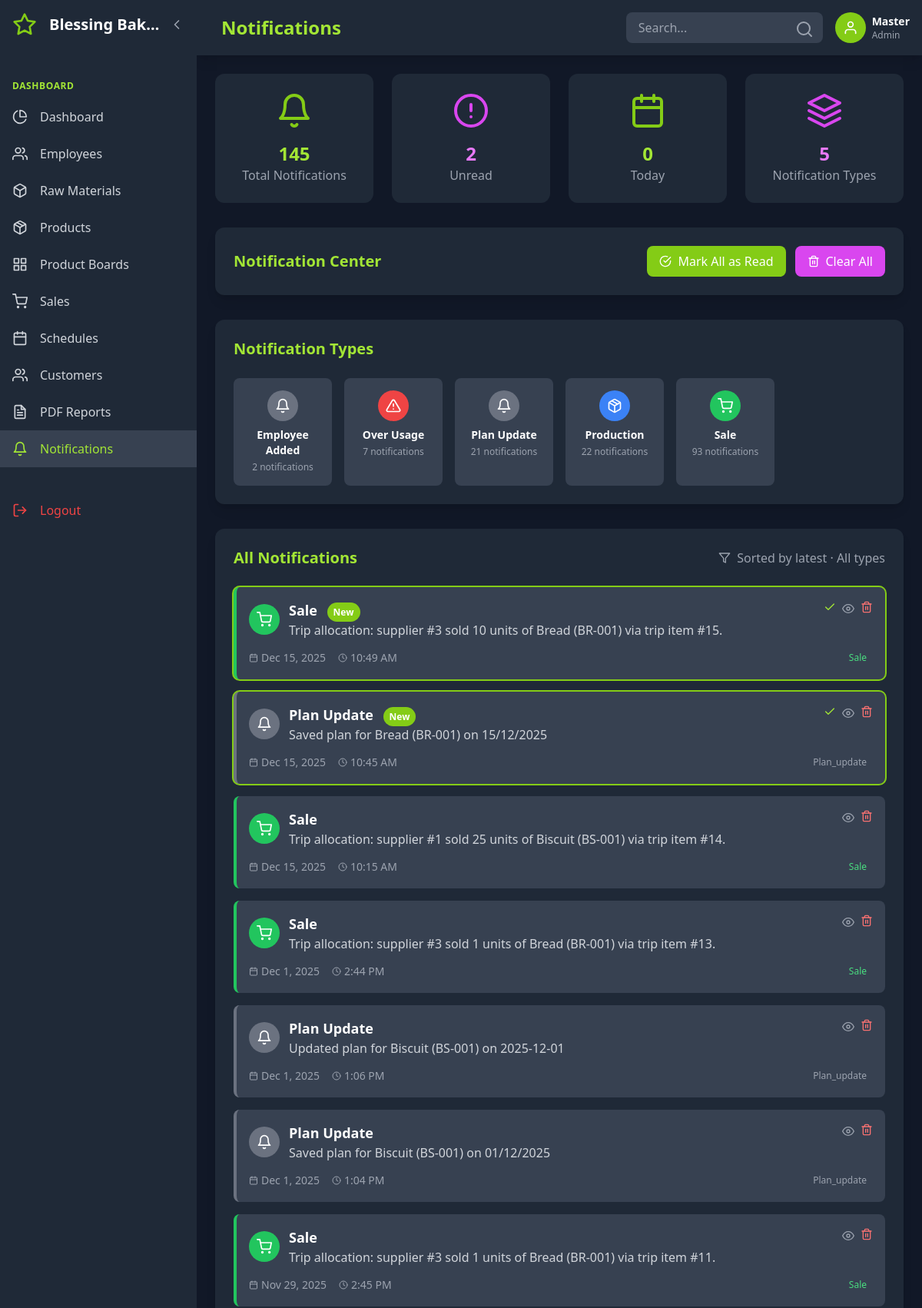
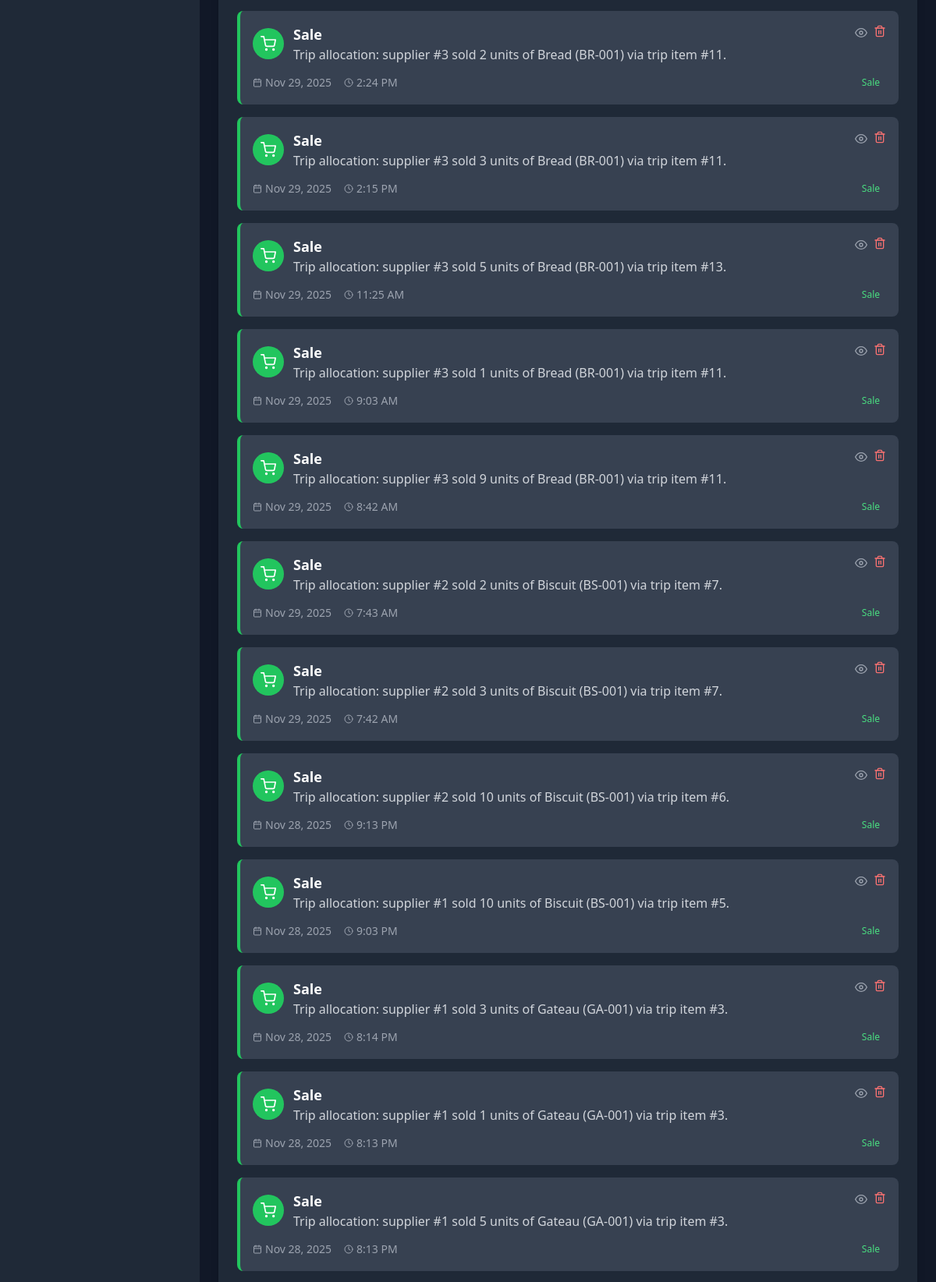
The app's page /?page=notifications (signed in, upper part) with its own data (2 pictures, top to bottom).
### tables this page shows
CREATE TABLE `system_settings` (
  `id` int(11) NOT NULL,
  `business_name` varchar(255) DEFAULT 'Bakery Management System',
  `currency` varchar(10) DEFAULT 'Frw',
  `timezone` varchar(50) DEFAULT 'Africa/Kigali',
  `date_format` varchar(20) DEFAULT 'Y-m-d',
  `low_stock_threshold` int(11) DEFAULT 10,
  `updated_at` datetime DEFAULT current_timestamp() ON UPDATE current_timestamp()
);

CREATE TABLE `notifications` (
  `id` int(11) NOT NULL,
  `type` varchar(50) DEFAULT NULL,
  `message` text DEFAULT NULL,
  `data` longtext DEFAULT NULL CHECK (json_valid(`data`)),
  `is_read` tinyint(1) DEFAULT 0,
  `created_by` int(11) DEFAULT NULL,
  `created_at` datetime DEFAULT current_timestamp()
);

### app/views/notifications.php (the view, shortened to what the rows shown need)
<div class="bg-gray-800 rounded-xl p-6 shadow-lg">
    <?php if (empty($notifications)): ?>
        <div class="text-center py-12">
            <i data-feather="bell-off" class="w-16 h-16 text-gray-600 mx-auto mb-4"></i>
            <h4 class="text-xl font-semibold text-gray-400 mb-2">No Notifications</h4>
            <p class="text-gray-500">You're all caught up! No notifications to display.</p>
        </div>
    <?php else: ?>
        <div class="space-y-4" id="notificationsList">
            <?php foreach ($notifications as $note):
                $notificationColor = getNotificationColor($note['type']);
                $notificationIcon = getNotificationIcon($note['type']);
                $isUnread = !$note['is_read'];
            ?>
            <div class="bg-gray-700 rounded-lg p-4 border-l-4 <?= $notificationColor['border'] ?> hover:bg-gray-600 transition-colors <?= $isUnread ? 'ring-2 ring-lime-500' : '' ?> notification-item" data-type="<?= htmlspecialchars($note['type']) ?>">
                <div class="flex justify-between items-start mb-2">
                    <div class="flex items-center space-x-3">
                        <div class="w-10 h-10 <?= $notificationColor['bg'] ?> rounded-full flex items-center justify-center">
                            <i data-feather="<?= $notificationIcon ?>" class="w-5 h-5 text-white"></i>
                        </div>
                        <div>
                            <h4 class="text-lg font-semibold text-white">
                                <?= ucwords(str_replace('_', ' ', $note['type'])) ?>
                                <?php if($isUnread): ?>
                                    <span class="bg-lime-500 text-white text-xs px-2 py-1 rounded-full ml-2">New</span>
                                <?php endif; ?>
                            </h4>
                            <p class="text-gray-300"><?= htmlspecialchars($note['message']) ?></p>
                        </div>
                    </div>
                    <div class="flex space-x-2">
                        <?php if($isUnread): ?>
                        <form method="POST" class="inline">
                            <button type="submit"
                                    class="text-lime-400 hover:text-lime-300 transition-colors"
                                    title="Mark as read">
                                <i data-feather="check" class="w-4 h-4"></i>
                            </button>
                        </form>
                        <?php endif; ?>
                        <button class="text-gray-400 hover:text-white transition-colors"
                                onclick="showNotificationDetails(<?= htmlspecialchars(json_encode($note)) ?>)"
                                title="View details">
                            <i data-feather="eye" class="w-4 h-4"></i>
                        </button>
                        <form method="POST" class="inline" onsubmit="return confirm('Delete this notification?');">
                            <button type="submit"
                                    class="text-red-400 hover:text-red-300 transition-colors"
                                    title="Delete notification">
                                <i data-feather="trash-2" class="w-4 h-4"></i>
                            </button>
                        </form>
                    </div>
                </div>
                <div class="flex justify-between items-center mt-3">
                    <div class="flex items-center space-x-4 text-sm text-gray-400">
                        <div class="flex items-center space-x-1">
                            <i data-feather="calendar" class="w-3 h-3"></i>
                            <span><?= date("M j, Y", strtotime($note['created_at'])) ?></span>
                        </div>
                        <div class="flex items-center space-x-1">
                            <i data-feather="clock" class="w-3 h-3"></i>
                            <span><?= date("g:i A", strtotime($note['created_at'])) ?></span>
                        </div>
                    </div>
                    <span class="text-xs <?= $notificationColor['text'] ?> px-2 py-1 rounded-full">
                        <?= ucwords($note['type']) ?>
                    </span>
                </div>
            </div>
            <?php endforeach; ?>
        </div>
    <?php endif; ?>
</div>
<?php
function getNotificationColor($type) {
    $colors = [
        'sale' => ['bg' => 'bg-green-500', 'border' => 'border-green-500', 'text' => 'text-green-400'],
        'production' => ['bg' => 'bg-blue-500', 'border' => 'border-blue-500', 'text' => 'text-blue-400'],
        'over_usage' => ['bg' => 'bg-red-500', 'border' => 'border-red-500', 'text' => 'text-red-400'],
        'low_stock' => ['bg' => 'bg-yellow-500', 'border' => 'border-yellow-500', 'text' => 'text-yellow-400'],
        'system' => ['bg' => 'bg-purple-500', 'border' => 'border-purple-500', 'text' => 'text-purple-400'],
        'default' => ['bg' => 'bg-gray-500', 'border' => 'border-gray-500', 'text' => 'text-gray-400']
    ];
    return $colors[$type] ?? $colors['default'];
}
function getNotificationIcon($type) {
    $icons = [
        'sale' => 'shopping-cart',
        'production' => 'package',
        'over_usage' => 'alert-triangle',
        'low_stock' => 'alert-octagon',
        'system' => 'settings',
        'default' => 'bell'
    ];
    return $icons[$type] ?? $icons['default'];
}
?>

### app/views/header.php (shortened to what the rows shown need)
<?php
    $user = $_SESSION['user_id'] ?? null;
    $user_role = $_SESSION['role'] ?? 'employee';
    $user_name = $_SESSION['username'] ?? 'User';
    $current_page = $_GET['page'] ?? 'dashboard';
    $theme = $_SESSION['theme'] ?? 'dark';
    $language = $_SESSION['language'] ?? 'en';
if ($user):
?>
<!DOCTYPE html>
<html lang="<?= htmlspecialchars($language) ?>" class="<?= $theme === 'dark' ? 'dark' : '' ?>">
<head>
    <script src="https://cdn.tailwindcss.com"></script>
</head>
<body class="<?= $theme === 'dark' ? 'bg-gray-900 text-white' : 'bg-gray-100 text-gray-900' ?> min-h-screen flex">
    <div id="sidebar" class="sidebar sidebar-expanded bg-gray-800 fixed h-full overflow-hidden z-50">
        <div class="p-4 flex items-center justify-between">
            <div class="flex items-center min-w-0">
                <i data-feather="star" class="text-lime-500 w-8 h-8 flex-shrink-0"></i>
                <span class="logo-text ml-4 text-xl font-bold truncate"><?php echo $conn->query("SELECT business_name FROM system_settings LIMIT 1")->fetchColumn(); ?></span>
            </div>
            <button id="sidebarToggle" class="text-gray-400 hover:text-white ml-2 flex-shrink-0">
                <i data-feather="chevron-left" class="w-5 h-5 sidebar-toggle-icon"></i>
            </button>
        </div>
        <nav class="mt-8">
            <?php if ($user_role === 'admin'): ?>
                <div class="px-4 py-2 text-xs font-semibold text-lime-400 uppercase tracking-wider">
                    <span class="nav-item-text"><?= t('dashboard') ?></span>
                </div>
                <a href="?page=dashboard" class="nav-item flex items-center px-4 py-3 text-gray-300 hover:bg-gray-700 hover:text-lime-400 transition-colors <?= $current_page === 'dashboard' ? 'bg-gray-700 text-lime-400' : '' ?>">
                    <i data-feather="pie-chart" class="w-5 h-5 flex-shrink-0"></i>
                    <span class="nav-item-text ml-4 truncate"><?= t('dashboard') ?></span>
                </a>
                <a href="?page=employees" class="nav-item flex items-center px-4 py-3 text-gray-300 hover:bg-gray-700 hover:text-lime-400 transition-colors <?= $current_page === 'employees' ? 'bg-gray-700 text-lime-400' : '' ?>">
                    <i data-feather="users" class="w-5 h-5 flex-shrink-0"></i>
                    <span class="nav-item-text ml-4 truncate"><?= t('employees') ?></span>
                </a>
                <a href="?page=raw_materials" class="nav-item flex items-center px-4 py-3 text-gray-300 hover:bg-gray-700 hover:text-lime-400 transition-colors <?= $current_page === 'raw_materials' ? 'bg-gray-700 text-lime-400' : '' ?>">
                    <i data-feather="box" class="w-5 h-5 flex-shrink-0"></i>
                    <span class="nav-item-text ml-4 truncate"><?= t('raw_materials') ?></span>
                </a>
                <a href="?page=products" class="nav-item flex items-center px-4 py-3 text-gray-300 hover:bg-gray-700 hover:text-lime-400 transition-colors <?= $current_page === 'products' ? 'bg-gray-700 text-lime-400' : '' ?>">
                    <i data-feather="package" class="w-5 h-5 flex-shrink-0"></i>
                    <span class="nav-item-text ml-4 truncate"><?= t('products') ?></span>
                </a>
                <a href="?page=product_boards" class="nav-item flex items-center px-4 py-3 text-gray-300 hover:bg-gray-700 hover:text-lime-400 transition-colors <?= $current_page === 'product_boards' ? 'bg-gray-700 text-lime-400' : '' ?>">
                    <i data-feather="grid" class="w-5 h-5 flex-shrink-0"></i>
                    <span class="nav-item-text ml-4 truncate"><?= t('product_boards') ?></span>
                </a>
                <a href="?page=suppliers" class="nav-item flex items-center px-4 py-3 text-gray-300 hover:bg-gray-700 hover:text-fuchsia-400 transition-colors <?= $current_page === 'sales' ? 'bg-gray-700 text-fuchsia-400' : '' ?>">
                    <i data-feather="shopping-cart" class="w-5 h-5 flex-shrink-0"></i>
                    <span class="nav-item-text ml-4 truncate"><?= t('sales') ?></span>
                <a href="?page=schedules" class="nav-item flex items-center px-4 py-3 text-gray-300 hover:bg-gray-700 hover:text-lime-400 transition-colors <?= $current_page === 'schedules' ? 'bg-gray-700 text-lime-400' : '' ?>">
                    <i data-feather="calendar" class="w-5 h-5 flex-shrink-0"></i>
                    <span class="nav-item-text ml-4 truncate"><?= t('schedules') ?></span>
                </a>
                <a href="?page=customers" class="nav-item flex items-center px-4 py-3 text-gray-300 hover:bg-gray-700 hover:text-lime-400 transition-colors <?= $current_page === 'customers' ? 'bg-gray-700 text-lime-400' : '' ?>">
                    <i data-feather="users" class="w-5 h-5 flex-shrink-0"></i>
                    <span class="nav-item-text ml-4 truncate"><?= t('customers') ?></span>
                </a>
                <a href="?page=admin_reports" class="nav-item flex items-center px-4 py-3 text-gray-300 hover:bg-gray-700 hover:text-lime-400 transition-colors <?= $current_page === 'admin_reports' ? 'bg-gray-700 text-lime-400' : '' ?>">
                    <i data-feather="file-text" class="w-5 h-5 flex-shrink-0"></i>
                    <span class="nav-item-text ml-4 truncate"><?= t('admin_reports') ?></span>
                </a>
                <a href="?page=notifications" class="nav-item flex items-center px-4 py-3 text-gray-300 hover:bg-gray-700 hover:text-lime-400 transition-colors <?= $current_page === 'notifications' ? 'bg-gray-700 text-lime-400' : '' ?>">
                    <i data-feather="bell" class="w-5 h-5 flex-shrink-0"></i>
                    <span class="nav-item-text ml-4 truncate"><?= t('notifications') ?></span>
                </a>
            <?php endif; ?>
            <a href="?page=logout" class="nav-item flex items-center px-4 py-3 text-red-500 hover:bg-gray-700 hover:text-red-400 transition-colors mt-8">
                <i data-feather="log-out" class="w-5 h-5 flex-shrink-0"></i>
                <span class="nav-item-text ml-4 truncate"><?= t('logout') ?></span>
            </a>
        </nav>
    </div>
    <div id="mainContent" class="main-content main-expanded flex-1 transition-all duration-300">
        <header class="bg-gray-800 shadow-lg p-4 flex justify-between items-center">
            <div class="flex items-center space-x-4">
                <h1 class="text-2xl font-bold text-lime-400 capitalize"><?= str_replace('_', ' ', $current_page) ?></h1>
            </div>
            <div class="flex items-center space-x-4">
                <div class="relative hidden md:block">
                    <input type="text" placeholder="Search..." class="bg-gray-700 text-white px-4 py-2 rounded-lg focus:outline-none focus:ring-2 focus:ring-lime-500 w-64">
                    <i data-feather="search" class="absolute right-3 top-2.5 text-gray-400"></i>
                </div>
                <div class="flex items-center space-x-2">
                    <a href="?page=settings">
                        <div class="w-10 h-10 <?= $user_role === 'admin' ? 'bg-lime-500' : 'bg-fuchsia-500' ?> rounded-full flex items-center justify-center">
                            <i data-feather="user" class="w-5 h-5 text-white"></i>
                        </div>
                    </a>
                    <div class="hidden sm:block">
                        <p class="text-white font-semibold text-sm"><?= htmlspecialchars($user_name) ?></p>
                        <p class="text-gray-400 text-xs capitalize"><?= htmlspecialchars($user_role) ?></p>
                    </div>
                </div>
            </div>
        </header>
        <main class="p-6">
<?php else: ?>
<?php endif; ?>

### records on screen
system_settings: business_name "Blessing Bak…"
notifications: type "Sale", is_read "New", message "Trip allocation: supplier #3 sold 10 units of Bread (BR-001) via trip item #15.", created_at "Dec 15, 2025", created_at "10:49 AM"
notifications: type "Plan Update", is_read "New", message "Saved plan for Bread (BR-001) on 15/12/2025", created_at "Dec 15, 2025", created_at "10:45 AM", type "Plan_update"
notifications: type "Sale", message "Trip allocation: supplier #1 sold 25 units of Biscuit (BS-001) via trip item #14.", created_at "Dec 15, 2025", created_at "10:15 AM"
notifications: type "Sale", message "Trip allocation: supplier #3 sold 1 units of Bread (BR-001) via trip item #13.", created_at "Dec 1, 2025", created_at "2:44 PM"
notifications: type "Plan Update", message "Updated plan for Biscuit (BS-001) on 2025-12-01", created_at "Dec 1, 2025", created_at "1:06 PM", type "Plan_update"
notifications: type "Plan Update", message "Saved plan for Biscuit (BS-001) on 01/12/2025", created_at "Dec 1, 2025", created_at "1:04 PM", type "Plan_update"
notifications: type "Sale", message "Trip allocation: supplier #3 sold 1 units of Bread (BR-001) via trip item #11.", created_at "Nov 29, 2025", created_at "2:45 PM"
notifications: type "Sale", message "Trip allocation: supplier #3 sold 2 units of Bread (BR-001) via trip item #11.", created_at "Nov 29, 2025", created_at "2:24 PM"
notifications: type "Sale", message "Trip allocation: supplier #3 sold 3 units of Bread (BR-001) via trip item #11.", created_at "Nov 29, 2025", created_at "2:15 PM"
notifications: type "Sale", message "Trip allocation: supplier #3 sold 5 units of Bread (BR-001) via trip item #13.", created_at "Nov 29, 2025", created_at "11:25 AM"
notifications: type "Sale", message "Trip allocation: supplier #3 sold 1 units of Bread (BR-001) via trip item #11.", created_at "Nov 29, 2025", created_at "9:03 AM"
notifications: type "Sale", message "Trip allocation: supplier #3 sold 9 units of Bread (BR-001) via trip item #11.", created_at "Nov 29, 2025", created_at "8:42 AM"
notifications: type "Sale", message "Trip allocation: supplier #2 sold 2 units of Biscuit (BS-001) via trip item #7.", created_at "Nov 29, 2025", created_at "7:43 AM"
notifications: type "Sale", message "Trip allocation: supplier #2 sold 3 units of Biscuit (BS-001) via trip item #7.", created_at "Nov 29, 2025", created_at "7:42 AM"
notifications: type "Sale", message "Trip allocation: supplier #2 sold 10 units of Biscuit (BS-001) via trip item #6.", created_at "Nov 28, 2025", created_at "9:13 PM"
notifications: type "Sale", message "Trip allocation: supplier #1 sold 10 units of Biscuit (BS-001) via trip item #5.", created_at "Nov 28, 2025", created_at "9:03 PM"
notifications: type "Sale", message "Trip allocation: supplier #1 sold 3 units of Gateau (GA-001) via trip item #3.", created_at "Nov 28, 2025", created_at "8:14 PM"
notifications: type "Sale", message "Trip allocation: supplier #1 sold 1 units of Gateau (GA-001) via trip item #3.", created_at "Nov 28, 2025", created_at "8:13 PM"
notifications: type "Sale", message "Trip allocation: supplier #1 sold 5 units of Gateau (GA-001) via trip item #3.", created_at "Nov 28, 2025", created_at "8:13 PM"

### other values on screen
t('dashboard') "DASHBOARD"
t('dashboard') "Dashboard"
t('employees') "Employees"
t('raw_materials') "Raw Materials"
t('products') "Products"
t('product_boards') "Product Boards"
t('sales') "Sales"
t('schedules') "Schedules"
t('customers') "Customers"
t('admin_reports') "PDF Reports"
t('notifications') "Notifications"
t('logout') "Logout"
str_replace('_', ' ', $current_page) "Notifications"
$user_name "Master"
$user_role "Admin"
